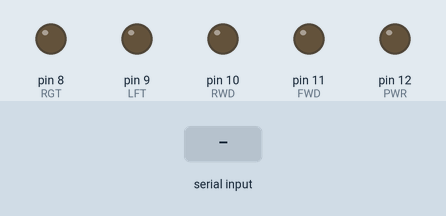
A sketch run on a simulated Arduino Uno, built with avr-gcc and run on an emulated ATmega328P. On the bench: output pins drawn as LEDs (lit = HIGH). The inputs (shaded band) are chosen by the test bench.

Above: at 1.2 s.
1.3 s: "1" received over Serial
At 1.9 s:
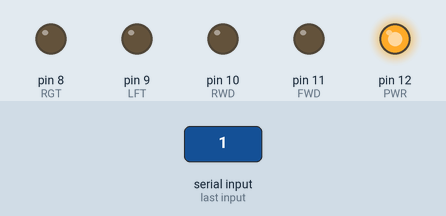
3.0 s: byte 100 ('d') received over Serial
At 4.6 s:
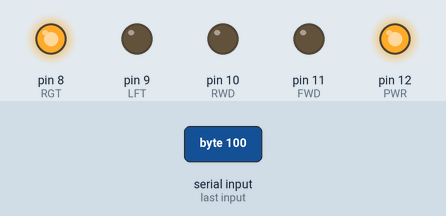
5.0 s: "0" received over Serial
At 6.1 s:
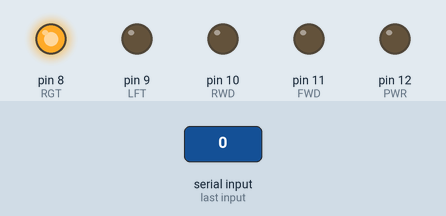
7.0 s: "4" received over Serial
At 8.7 s:
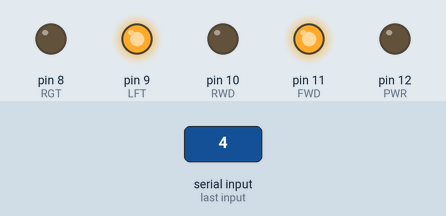
9.0 s: "5" received over Serial
At 10.4 s:
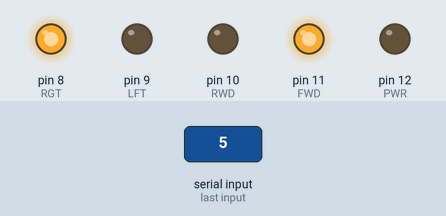
11.0 s: "8" received over Serial
At 11.6 s:
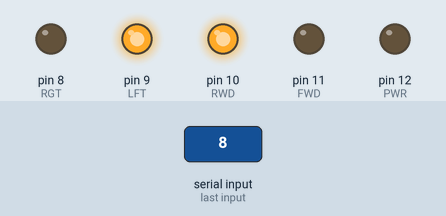
Timing chart, 0 to 13.5 s (numbered marks = the images above; inputs shaded):
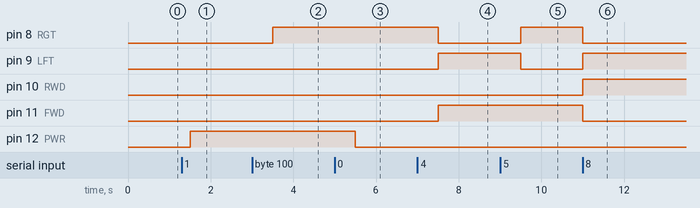

The sketch:

sketch_aug03a.ino
```cpp
int PWR = 12;

int FWD = 11;
int RWD = 10;
int LFT = 9;
int RGT = 8;

int FWD_state = false;
int RWD_state = false;
int LFT_state = false;
int RGT_state = false;

void setup()
{
  Serial.begin(9600);

  pinMode(PWR, OUTPUT);
  pinMode(FWD, OUTPUT);
  pinMode(RWD, OUTPUT);
  pinMode(LFT, OUTPUT);
  pinMode(RGT, OUTPUT);

//  digitalWrite(PWR, HIGH);
}

void loop()
{
  int in;

  if (Serial.available() > 0)
  {
    in = Serial.read();
    Serial.flush();
  }

  switch(in)
  {
    case '0':
      digitalWrite(PWR, LOW);
      break;
    case '1':
      digitalWrite(PWR, HIGH);
      break;

    case '2':
      FWD_state = false;
      RWD_state = false;
      LFT_state = false;
      RGT_state = false;

      digitalWrite(FWD, LOW);
      digitalWrite(RWD, LOW);
      digitalWrite(LFT, LOW);
      digitalWrite(RGT, LOW);
      break;

    case '4':
      FWD_state = true;
      RWD_state = false;
      LFT_state = true;
      RGT_state = false;
      break;
    case '5':
      FWD_state = true;
      RWD_state = false;
      LFT_state = false;
      RGT_state = true;
      break;

    case '8':
      FWD_state = false;
      RWD_state = true;
      LFT_state = true;
      RGT_state = false;
      break;
    case '9':
      FWD_state = false;
      RWD_state = true;
      LFT_state = false;
      RGT_state = true;
      break;

    case 'w':
      FWD_state = true;
      RWD_state = false;
      break;
    case 's':
      FWD_state = false;
      RWD_state = true;
      break;
    case 'a':
      LFT_state = true;
      RGT_state = false;
      break;
    case 'd':
      LFT_state = false;
      RGT_state = true;
      break;

    default:
      break;
  }

  // just fwd
  if ( FWD_state && !RWD_state && !LFT_state && !RGT_state )
  {
    digitalWrite(FWD, HIGH);
    digitalWrite(RWD, LOW);
    digitalWrite(LFT, LOW);
    digitalWrite(RGT, LOW);
  }
  // fwd lft
  if ( FWD_state && !RWD_state && LFT_state && !RGT_state )
  {
    digitalWrite(FWD, HIGH);
    digitalWrite(RWD, LOW);
    digitalWrite(LFT, HIGH);
    digitalWrite(RGT, LOW);
  }
  // fwd rgt
  if ( FWD_state && !RWD_state && !LFT_state && RGT_state )
  {
    digitalWrite(FWD, HIGH);
    digitalWrite(RWD, LOW);
    digitalWrite(LFT, LOW);
    digitalWrite(RGT, HIGH);
  }

  // just rwd
  if ( !FWD_state && RWD_state && !LFT_state && !RGT_state )
  {
    digitalWrite(FWD, LOW);
    digitalWrite(RWD, HIGH);
    digitalWrite(LFT, LOW);
    digitalWrite(RGT, LOW);
  }
  // rwd lft
  if ( !FWD_state && RWD_state && LFT_state && !RGT_state )
  {
    digitalWrite(FWD, LOW);
    digitalWrite(RWD, HIGH);
    digitalWrite(LFT, HIGH);
    digitalWrite(RGT, LOW);
  }
  // rwd rgt
  if ( !FWD_state && RWD_state && !LFT_state && RGT_state )
  {
    digitalWrite(FWD, LOW);
    digitalWrite(RWD, HIGH);
    digitalWrite(LFT, LOW);
    digitalWrite(RGT, HIGH);
  }

  // just lft
  if ( !FWD_state && !RWD_state && LFT_state && !RGT_state )
  {
    digitalWrite(FWD, LOW);
    digitalWrite(RWD, LOW);
    digitalWrite(LFT, HIGH);
    digitalWrite(RGT, LOW);
  }

  // just rgt
  if ( !FWD_state && !RWD_state && !LFT_state && RGT_state )
  {
    digitalWrite(FWD, LOW);
    digitalWrite(RWD, LOW);
    digitalWrite(LFT, LOW);
    digitalWrite(RGT, HIGH);
  }

  // clear
  delay(500);
/*
  FWD_state = false;
  RWD_state = false;
  LFT_state = false;
  RGT_state = false;

  digitalWrite(FWD, LOW);
  digitalWrite(RWD, LOW);
  digitalWrite(LFT, LOW);
  digitalWrite(RGT, LOW);
*/
}
```

Measured:
- after the input at 1.3 s, pin 12 (PWR): LOW → HIGH after 0.20 s
- after the input at 3.0 s, pin 8 (RGT): LOW → HIGH after 0.50 s
- after the input at 5.0 s, pin 12 (PWR): HIGH → LOW after 0.50 s
- after the input at 7.0 s, pin 8 (RGT): HIGH → LOW after 0.50 s; pin 9 (LFT), pin 11 (FWD): LOW → HIGH after 0.50 s
- after the input at 9.0 s, pin 8 (RGT): LOW → HIGH after 0.50 s; pin 9 (LFT): HIGH → LOW after 0.50 s
- after the input at 11.0 s, pin 8 (RGT), pin 11 (FWD): HIGH → LOW at once; pin 9 (LFT), pin 10 (RWD): LOW → HIGH at once
